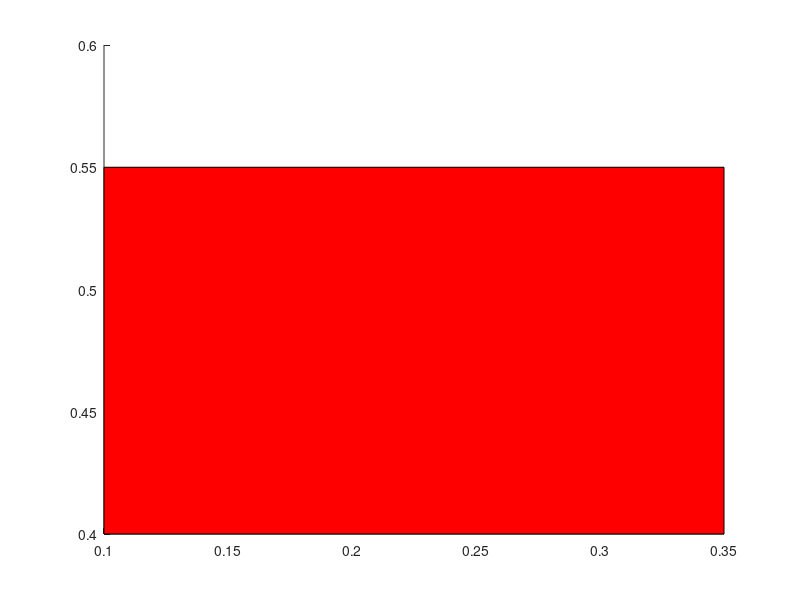

Recreate this plot in MATLAB. (Note: this script raises an error after producing the figure.)
%DRAWACC Script that draws the ACC Benchmark Schematic.
%   DRAWACC draws the coupled cart schematic for the ACC
%   Benchmark used in the ACCDM2 demo.

%   Denise L. Chen, Aug 1993.
%   Copyright 1988-2004 The MathWorks, Inc.

%============================================================
% Draw the Cars

% set up the car parameters
carHt = 0.15;
carWid = 0.25;

% spacing parameter for positioning the hub of a wheel
% relative to the car body
hubSp = 0.05;

wheelRad = 0.0375;

% draw the left car
xPos = [.1 .1 .1+carWid .1+carWid];
%xPos = [.15 .15 .15+carWid .15+carWid];
yPos = [.4 .4+carHt .4+carHt .4];
patch(xPos,yPos,'r');

% draw the two wheels on the left car
hubR = .1+ hubSp;
%hubR = .15+ hubSp;
wheel(hubR,0.4,wheelRad);
hubL = .1+carWid-hubSp;
%hubL = .15+carWid-hubSp;
wheel(hubL,0.4,wheelRad);

% draw the right car and its two wheels
xPos = [.6 .6 .6+carWid .6+carWid];
patch(xPos,yPos,'b');
hubR = .6+ hubSp;
wheel(hubR,0.4,wheelRad);
hubL = .6+carWid-hubSp;
wheel(hubL,0.4,wheelRad);

%============================================================
% Draw the Spring

% define spring parameters
spWid = 0.005;
spLgth = 0.01;
ampl = 0.02;

% draw the spring
left = 0.1 +carWid+spLgth;
%left = 0.15+carWid+spLgth;
right = 0.6-spLgth;
dx = (right-left)/10;
t = left:dx:right;
ySp = ampl*(sin(pi*t/dx)-left)+0.5;
h = plot(t,ampl*(sin(pi*t/dx)-left)+0.5);
set(h,'LineWidth',spWid);

% draw the left connector
t = 0.1 +carWid: spLgth: left;
%t = 0.15+carWid: spLgth: left;
h = plot(t,ySp(1)*ones(size(t)));
set(h,'LineWidth',spWid);

% draw the right connector
t = right: spLgth: 0.6;
h = plot(t,ySp(1)*ones(size(t)));
set(h,'LineWidth',spWid);

%============================================================
% Draw the Ground
grdWid = 0.02;
%grdLgth = 0.92;
%spacing = (1-grdLgth)/2;
%xPos = [spacing spacing 1-spacing 1-spacing];
spacing = (1-0.6-carWid)/2;
xPos = [0.1-spacing 0.1-spacing 0.6+carWid+spacing 0.6+carWid+spacing];
ytop = 0.4-wheelRad;
ybot = ytop-grdWid;
yPos = [ybot ytop ytop ybot];
patch(xPos,yPos,[.5 .5 .5]);

%============================================================